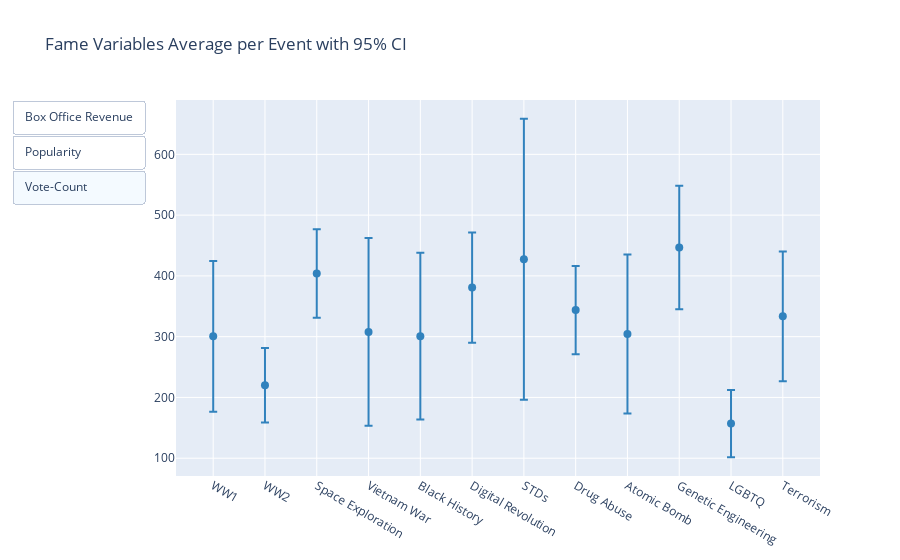

Here is the notebook cell this chart was saved with:
### Code cell
columns_to_compare = ['inflation_adjusted_box_office', 'popularity', 'vote_count'] 

all_averages, lower_bounds, upper_bounds = compute_averages_and_cis(events, columns_to_compare, movies_events)

# Create a subplot 

fig = make_subplots(rows = 1, cols = 1, shared_xaxes = True)


# Initializing visibility list to only show "Box Office Revenue" initially

initial_visibility = [True, False, False]


# Iterate through the datasets and add traces to the plot

for i, (averages, lower_bound, upper_bound, y_label) in enumerate(zip([all_averages['inflation_adjusted_box_office'], all_averages['popularity'], all_averages['vote_count']],
                                                                      [lower_bounds['inflation_adjusted_box_office'], lower_bounds['popularity'], lower_bounds['vote_count']],
                                                                      [upper_bounds['inflation_adjusted_box_office'], upper_bounds['popularity'], upper_bounds['vote_count']],
                                                                      ['Box Office Revenue', 'Popularity', 'Vote-Count'])):
    
    # Calculate symmetric error values
    
    symmetric_error = [(upper - lower) / 2 for upper, lower in zip(upper_bound, lower_bound)]

    # Scatter plot for mean with symmetric error bars
    marker_style = dict(size = 8, color = f'rgb{tuple(int(x * 255) for x in cm.tab20c(0)[:3])}')
    scatter_trace = go.Scatter(x = events, y = averages, mode = 'markers', name = y_label, marker = marker_style, visible = initial_visibility[i],
                              error_y = dict(type ='data', array = symmetric_error, symmetric = True))
    fig.add_trace(scatter_trace, row = 1, col = 1)

# Update layout

fig.update_layout(title_text='Fame Variables Average per Event with 95% CI', showlegend=False)


# Update menu to show/hide individual traces

buttons = []
for i, y_label in enumerate(['Box Office Revenue', 'Popularity', 'Vote-Count']):
    button = dict(label  =y_label, method = 'update', args = [{'visible': [True if j == i else False for j in range(3)]}])
    buttons.append(button)

    
    
fig.update_layout(updatemenus=[dict(type = 'buttons', showactive = True, buttons = buttons)])
fig.show()

### Figure 1 — Plotly figure (JSON) as saved in the notebook; plotly's stock layout.template omitted (floating-point values rounded to 4 significant figures)
{"data": [{"error_y": {"array": [19490000.0, 7797000.0, 11330000.0, 14170000.0, 10760000.0, 10050000.0, 55900000.0, 5931000.0, 17310000.0, 12760000.0, 8292000.0, 8614000.0], "symmetric": true, "type": "data"}, "marker": {"color": "rgb(49, 130, 189)", "size": 8}, "mode": "markers", "name": "Box Office Revenue", "type": "scatter", "visible": false, "x": ["WW1", "WW2", "Space Exploration", "Vietnam War", "Black History", "Digital Revolution", "STDs", "Drug Abuse", "Atomic Bomb", "Genetic Engineering", "LGBTQ", "Terrorism"], "xaxis": "x", "y": [27610000.0, 21630000.0, 47980000.0, 32840000.0, 28690000.0, 38260000.0, 27400000.0, 27840000.0, 38140000.0, 49450000.0, 19440000.0, 34920000.0], "yaxis": "y"}, {"error_y": {"array": [0.6849, 0.4281, 0.4576, 1.039, 0.7687, 0.4725, 1.352, 0.6445, 0.7462, 0.7181, 0.5122, 0.8514], "symmetric": true, "type": "data"}, "marker": {"color": "rgb(49, 130, 189)", "size": 8}, "mode": "markers", "name": "Popularity", "type": "scatter", "visible": false, "x": ["WW1", "WW2", "Space Exploration", "Vietnam War", "Black History", "Digital Revolution", "STDs", "Drug Abuse", "Atomic Bomb", "Genetic Engineering", "LGBTQ", "Terrorism"], "xaxis": "x", "y": [5.126, 4.501, 6.337, 6.294, 5.269, 5.963, 6.034, 6.327, 4.986, 6.401, 4.677, 6.094], "yaxis": "y"}, {"error_y": {"array": [124.0, 61.39, 72.79, 154.6, 137.2, 90.61, 231.1, 72.47, 130.7, 101.6, 55.27, 106.7], "symmetric": true, "type": "data"}, "marker": {"color": "rgb(49, 130, 189)", "size": 8}, "mode": "markers", "name": "Vote-Count", "type": "scatter", "visible": true, "x": ["WW1", "WW2", "Space Exploration", "Vietnam War", "Black History", "Digital Revolution", "STDs", "Drug Abuse", "Atomic Bomb", "Genetic Engineering", "LGBTQ", "Terrorism"], "xaxis": "x", "y": [300.6, 220.1, 403.8, 307.8, 300.9, 380.8, 427.4, 343.7, 304.3, 446.8, 156.9, 333.6], "yaxis": "y"}], "layout": {"autosize": true, "showlegend": false, "title": {"text": "Fame Variables Average per Event with 95% CI"}, "updatemenus": [{"active": 2, "buttons": [{"args": [{"visible": [true, false, false]}], "label": "Box Office Revenue", "method": "update"}, {"args": [{"visible": [false, true, false]}], "label": "Popularity", "method": "update"}, {"args": [{"visible": [false, false, true]}], "label": "Vote-Count", "method": "update"}], "showactive": true, "type": "buttons"}], "xaxis": {"anchor": "y", "autorange": true, "domain": [0, 1], "range": [-0.7326, 11.73], "type": "category"}, "yaxis": {"anchor": "x", "autorange": true, "domain": [0, 1], "range": [70.74, 689.4], "type": "linear"}}}
